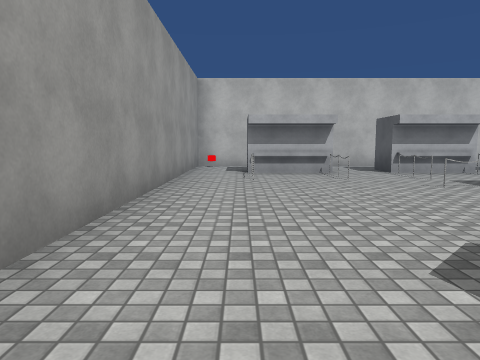
View 1 (above)

23 first-person views from a walk through a scene from a Unity 3-D project. The camera is 1.3 m above the floor, tilts 6° down and sees 70° across. The floor is counted in squares, 2 m on a side. Each view is taken from the middle of a square. On the plan, view 1 faces up. The plan holds only what a view shows up to about 10 squares ahead; the rest is blank. Some animated figures are left out. Surface patterns are stand-ins for the level's own textures.

View 2
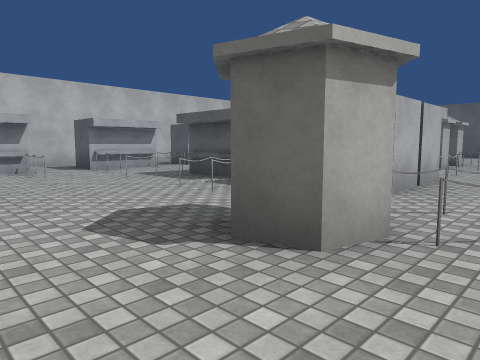

View 3
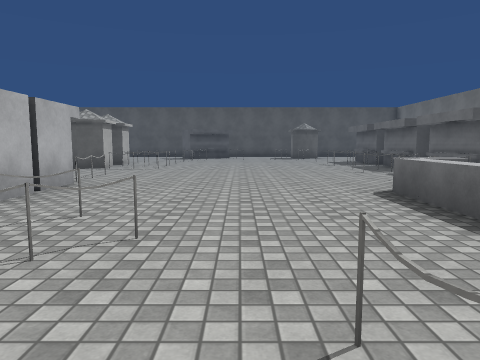

View 4
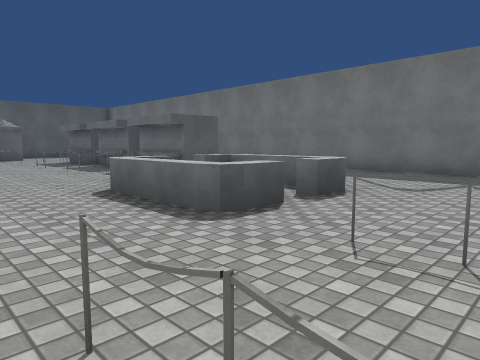

View 5
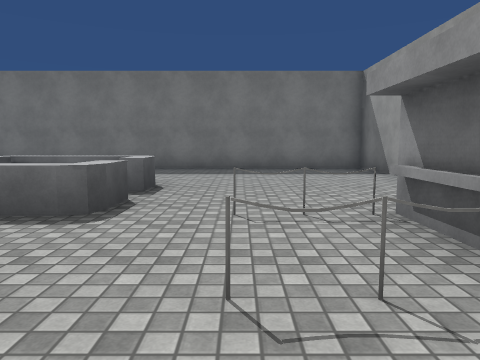

View 6
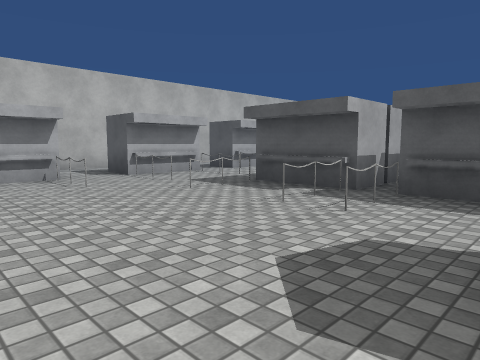

View 7
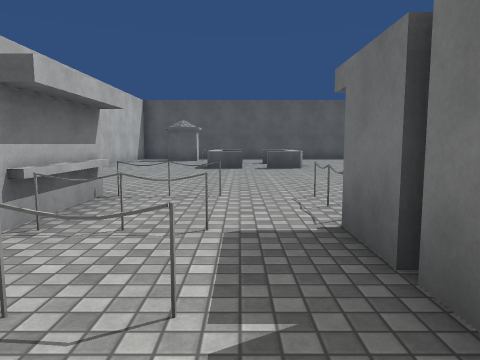

View 8
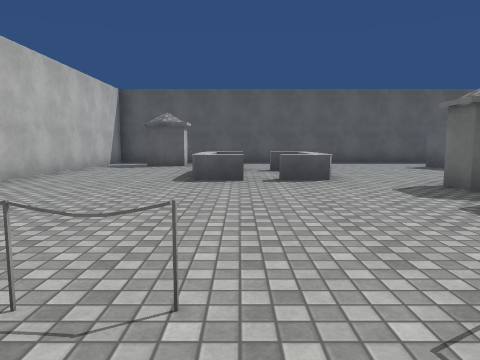

View 9
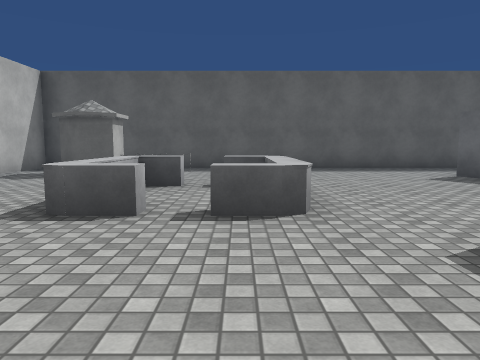

View 10
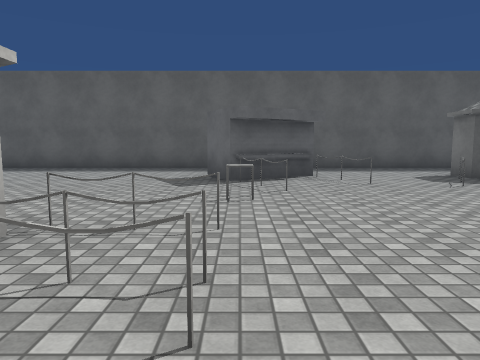

View 11
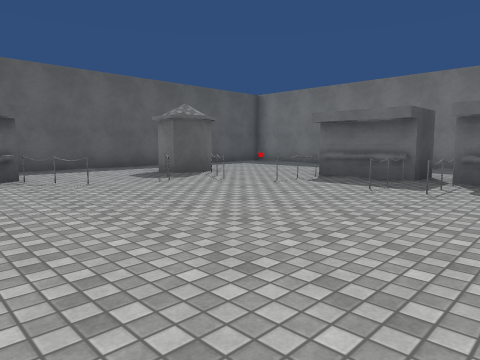

View 12
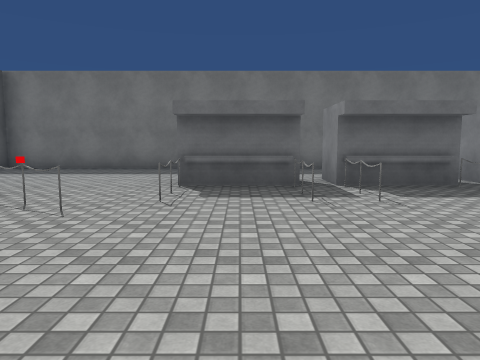

View 13
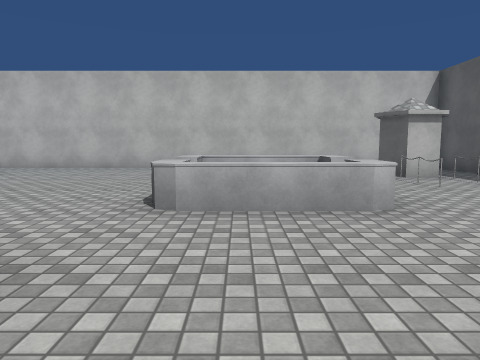

View 14
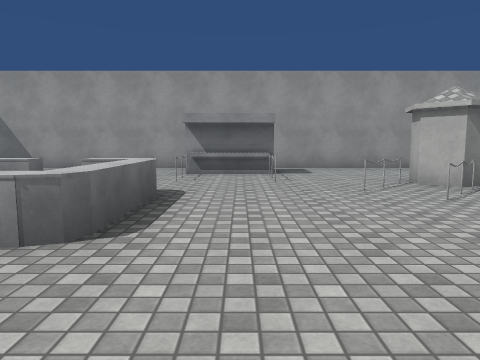

View 15
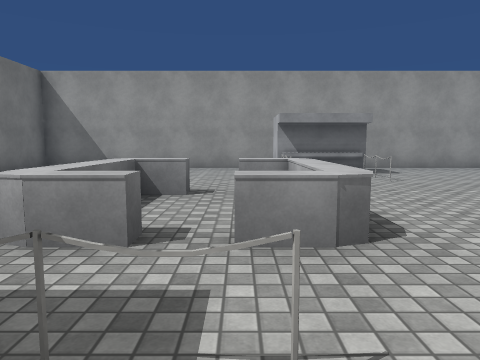

View 16
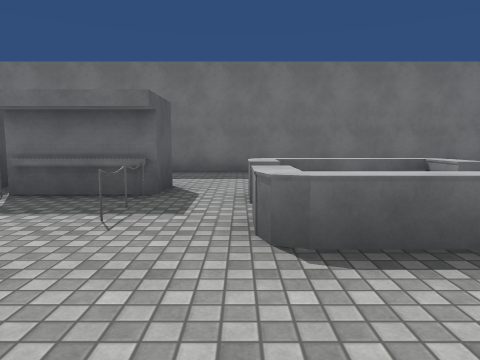

View 17
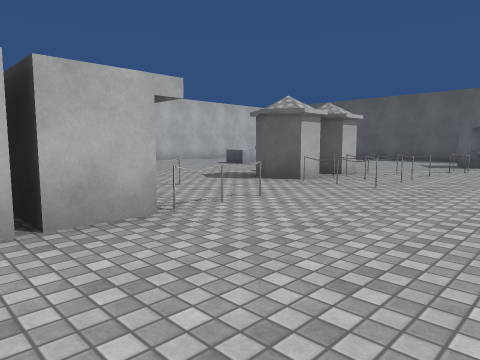

View 18
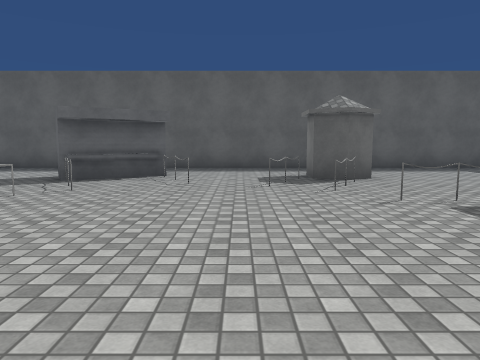

View 19
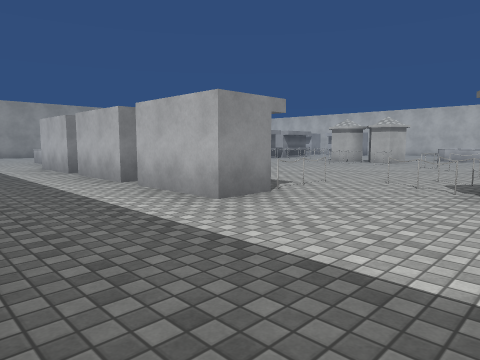

View 20
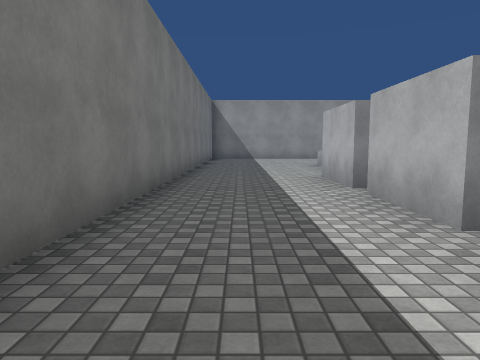

View 21
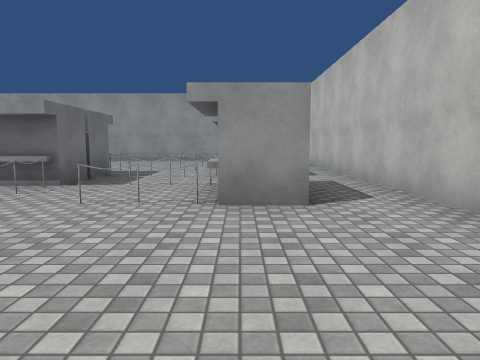

View 22
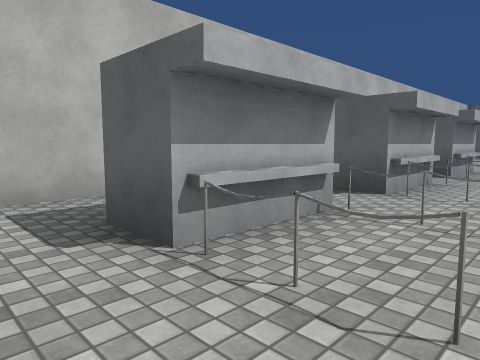

View 23
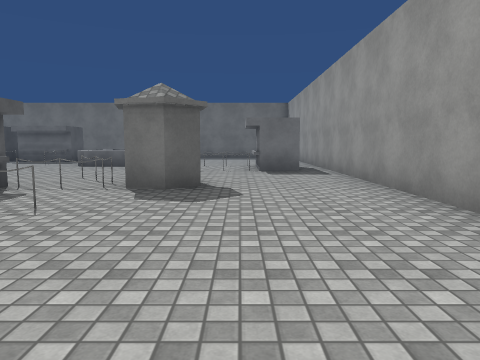

### Floor plan
Key: @ floor where view 1 was taken; # wall or solid block; . floor; ^ raised ledge; K kiosk; T table.
Columns run from 2 left of view 1 to 20 right of it. Each row starts with its distance up from view 1.
 11  #####################
 10 ##....................#
  9 #.....................#
  8 #.#K#.K#.#K........##.#
  7 #.K.KK.K.KK.....^^.KK.#
  6 #..............^......#
  5 #.....K##KK....^.^....#
  4 #.....KK#  ...........#
  3 #.....K##KK...........#
  2 #......K#...##K.......#
  1 #...##K##KK.KKK.......#
  0 #.@.#KK.........T.K#..#
 -1 #....K............K#..#
 -2 #...K.............K...#
 -3 #.#K..................#
 -4 #.#KK.^^.........KK...#
 -5 #.......^.........K#..#
 -6 #.....^.^K.K.KK.K.....#
 -7 #........########.....#
 -8 #.....................#
 -9 #.....................#
-10 #.....................#
-11 #######################

Where each view was taken, in squares from view 1:
view 1: 0 up, 0 right, facing up
view 2: 1 down, 0 right, facing up-right
view 3: 2 down, 1 right, facing right
view 4: 2 down, 1 right, facing down-right
view 5: 1 down, 2 right, facing down
view 6: 1 up, 0 right, facing up-right
view 7: 6 up, 4 right, facing right
view 8: 6 up, 7 right, facing right
view 9: 5 up, 10 right, facing right
view 10: 0 up, 10 right, facing right
view 11: 0 up, 10 right, facing down-right
view 12: 1 down, 13 right, facing down
view 13: 1 up, 14 right, facing up
view 14: 3 down, 8 right, facing left
view 15: 5 down, 8 right, facing left
view 16: 2 down, 6 right, facing down
view 17: 2 down, 5 right, facing up-right
view 18: 3 down, 10 right, facing right
view 19: 10 down, 17 right, facing up-left
view 20: 9 down, 14 right, facing left
view 21: 8 up, 12 right, facing left
view 22: 6 up, 1 left, facing up-right
view 23: 6 up, 1 right, facing down
